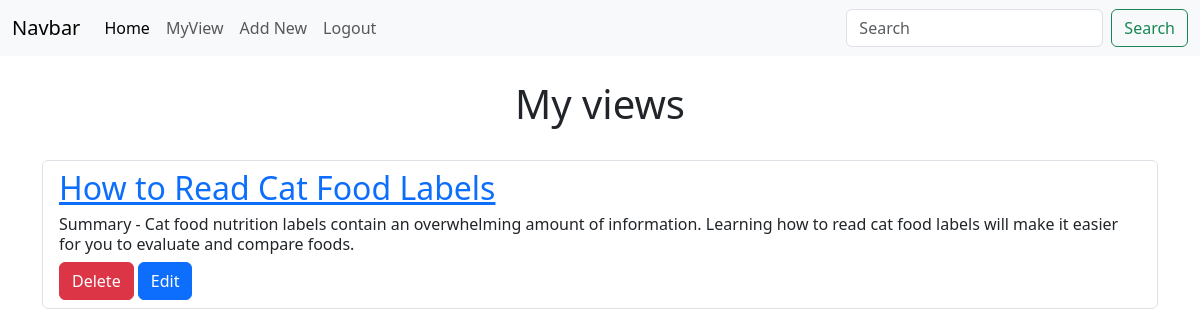
/view/ (signed in), run on an earlier commit of the app's database.
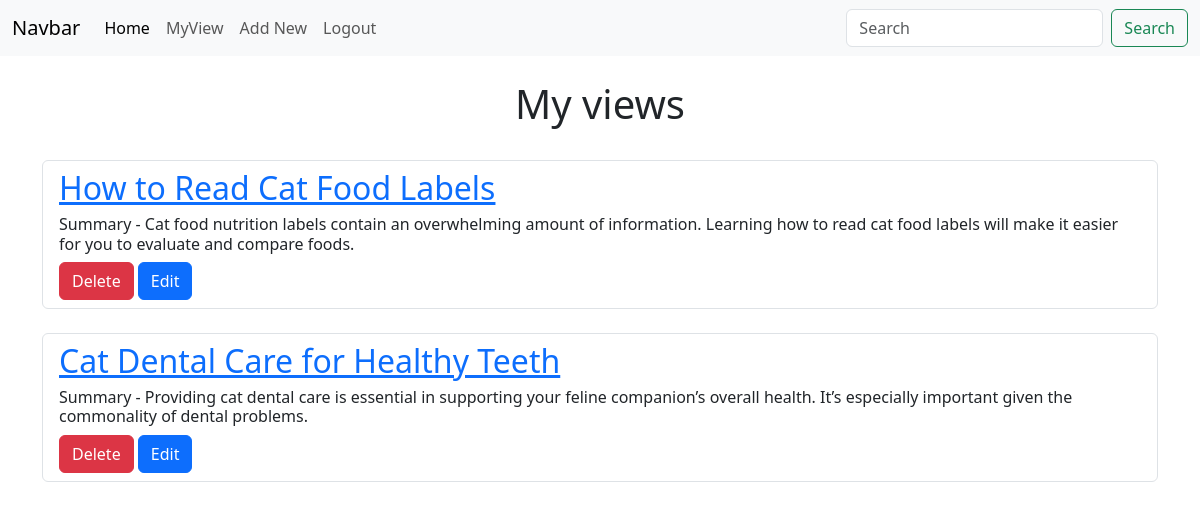
And on a later commit of the database.
### application/models.py (models this page shows)
class Article(models.Model):
    user = models.ForeignKey(User, on_delete=models.CASCADE, related_name='article', null=True )
    title = models.CharField(max_length=200)
    slug = models.SlugField(max_length=200, unique=True, default='', null=False)
    summary = models.CharField(max_length=200)
    contents = RichTextField(blank=True, null=True)
    blog_picture = models.ImageField(null=True, blank=True, upload_to='images/', default='images/none_picture.jpg')
    created = models.DateTimeField(default=localtime(), blank=True)

### application/views.py (the view)
# urls.py: path('view/', views.view, name='view'),
@login_required(login_url='/login')
def view(response):
    return render(response, 'view.html')

### application/templates/view.html (shortened to what this page needs)
{% extends 'base.html' %}
{% block content %}
    <h1 class="text-center">My views</h1><br>
    <div class="container">
        {% for article in user.article.all %}
        <ul class="list-group">
            <li class="list-group-item"><p class="h2"><a href="/index/{{article.id}}">{{article.title}}</a></p>
            <p class="h6">Summary - {{article.summary}}</p>
            <a href="delete/{{ article.id }}" class="btn btn-danger">Delete</a>
            <a href="edit/{{article.id}}" class="btn btn-primary">Edit</a></li>
        </ul><br>
        {% endfor %}
    </div><br>
{% endblock %}

What changed in the data, as far as the page shows it:
added Article: title "Cat Dental Care for Healthy Teeth", summary "Providing cat dental care is essential in supporting your feline companion’s overall health. It’s especially important given the commonality of dental problems."
